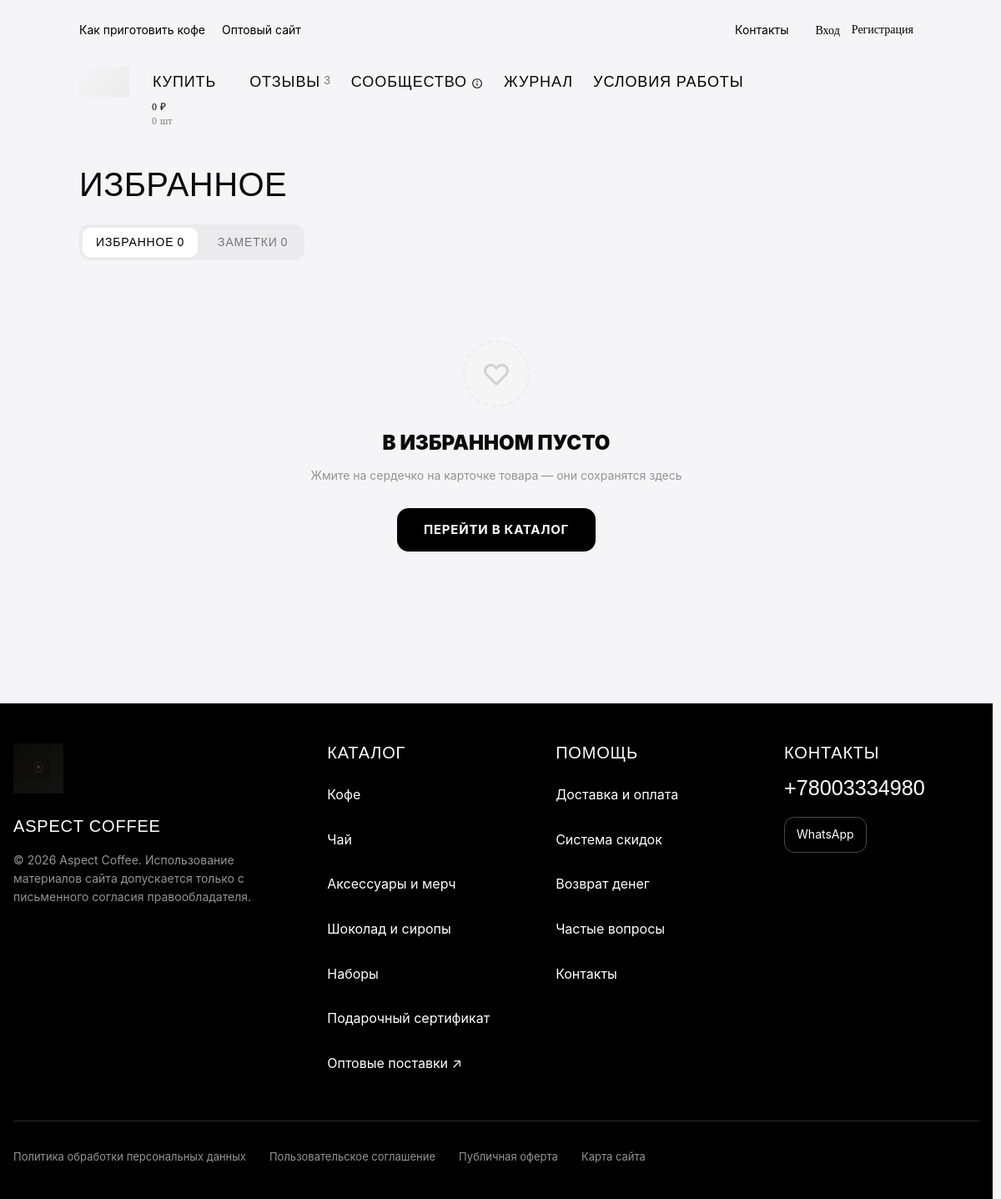
/my-favorites/, run on the app's committed database.
### apps/catalog/models.py (models this page shows, shortened)
class SiteSettings(models.Model):
    site_name = models.CharField(
        "Название сайта",
        max_length=120,
        default="Aspect Coffee",
        help_text="Используется в конструкции Title всех страниц: «{SEO заголовок} — {Название сайта}».",
    )
    wholesale_url = models.URLField(
        "Оптовый сайт",
        default="https://aspectcoffee.ru/?utm_source=im",
        help_text="Внешняя ссылка на оптовый сайт",
    )
    main_site_url = models.URLField(
        "Основной сайт бренда",
        default="https://aspectcoffee.ru",
        help_text="Базовая ссылка на основной сайт (О компании, Достижения и т.д.). Без / в конце.",
    )
    contact_phone = models.CharField("Телефон", max_length=32, default="+78003334980", blank=True)
    contact_telegram = models.CharField("Telegram", max_length=200, default="", blank=True)
    contact_whatsapp = models.CharField("WhatsApp", max_length=200, default="https://api.whatsapp.com/send?phone=79508382000", blank=True)
    free_delivery_min = models.PositiveIntegerField("Бесплатная доставка от (₽)", default=2500)
    enable_city_courier = models.BooleanField(
        "Курьер по городу (своя доставка)",
        default=False,
        help_text="Включайте только если у магазина есть собственная курьерская доставка.",
    )
    enable_pickup = models.BooleanField(
        "Самовывоз",
        default=False,
        help_text="Показывает покупателю вариант самовывоза из магазина.",
    )
    enable_cdek_pvz = models.BooleanField(
        "СДЭК — до пункта выдачи",
        default=True,
    )
    enable_cdek_door = models.BooleanField(
        "СДЭК — курьером до двери",
        default=True,
    )
    cart_guarantee_text = models.TextField(
        "Гарантия в корзине",
        default="Если кофе не понравится, вернем деньги или заменим на другой.",
        blank=True,
    )
    repeat_order_text = models.CharField(
        "Текст блока повторного заказа",
        max_length=255,
        default="Подписка на регулярную доставку",
        blank=True,
    )
    recurring_payments_enabled = models.BooleanField(
        "Автосписания и повторные заказы",
        default=True,
        help_text=(
            "Разрешает покупателям создавать повторные заказы и включает "
            "обработку запланированных списаний. Администратор может отключить "
            "функцию глобально в любой момент."
        ),
    )
    payment_timeout_minutes = models.PositiveIntegerField(
        "Таймаут оплаты (минут)",
        default=10,
        help_text="Время на оплату заказа в минутах. Если оплата не поступила, заказ будет автоматически отменён.",
    )
    success_title = models.CharField(
        "Заголовок страницы успешного заказа",
        max_length=120,
        default="Заказ оформлен!",
        blank=True,
    )
    success_message = models.TextField(
        "Текст страницы успешного заказа",
        default="Спасибо за ваш выбор. Мы уже начали готовить посылку.",
        blank=True,
    )
    success_footer = models.CharField(
        "Подпись страницы успешного заказа",
        max_length=160,
        default="Aspect Coffee • Fresh Roasting Daily",
        blank=True,
    )
    allow_recipe_without_order = models.BooleanField(
        "Разрешить добавление рецептов без заказа",
        default=False,
        help_text="Если включено, авторизованные п��льзователи могут добавлять рецепты без оформленного заказа.",
    )
    default_storage_description = RichTextUploadingField(
        "Шаблонное описание хранения",
        blank=True,
        help_text="Используется, если у товара не заполнено поле «Хранение».",
    )
    default_delivery_description = RichTextUploadingField(
        "Шаблонное описание доставки",
        blank=True,
        help_text="Используется, если у товара не заполнено поле «Доставка».",
    )
    roast_banner_is_active = models.BooleanField(
        "Показывать баннер обжарки",
        default=True,
        help_text="Если выключено, горизонтальный черный баннер с таймером на главной странице будет скрыт.",
    )
    roast_banner_title = models.CharField(
        "Заголовок баннера обжарки",
        max_length=255,
        default="Мы обжариваем кофе каждый день — следующая обжарка через",
        blank=True,
    )
    roast_banner_subtitle = models.CharField(
        "Подзаголовок баннера обжарки",
        max_length=255,
        default="Заказывайте сейчас — отправим в день обжарки",
        blank=True,
    )
    openness_title = models.CharField(
        "Заголовок блока открытости",
        max_length=200,
        default="Полная открытость",
        blank=True,
    )
    openness_description = models.TextField(
        "Описание блока открытости",
        default="Мы запустили круглосуточную трансляцию из нашего цеха обжарки и склада зелёного кофе, потому что нам нечего скрывать — у нас всегда полный порядок.",
        blank=True,
    )
    openness_stream_1_title = models.CharField(
        "Название стрима 1",
        max_length=100,
        default="Цех обжарки",
        blank=True,
    )
    openness_stream_1_url = models.CharField(
        "Ссылка стрима 1",
        max_length=500,
        default="#",
        blank=True,
    )
    openness_stream_1_image = models.ImageField(
        "Превью стрима 1",
        upload_to="openness/",
        blank=True,
        null=True,
        help_text="Фоновое изображение для карточки стрима 1. Если не указано — используется изображение по умолчанию.",
    )
    openness_stream_2_title = models.CharField(
        "Название стрима 2",
        max_length=100,
        default="Цех упаковки",
        blank=True,
    )
    openness_stream_2_url = models.CharField(
        "Ссылка стрима 2",
        max_length=500,
        default="#",
        blank=True,
    )
    openness_stream_2_image = models.ImageField(
        "Превью стрима 2",
        upload_to="openness/",
        blank=True,
        null=True,
        help_text="Фоновое изображение для карточки стрима 2. Если не указано — используется изображение по умолчанию.",
    )
    openness_stream_3_title = models.CharField(
        "Название стрима 3",
        max_length=100,
        default="Склад зелёного кофе",
        blank=True,
    )
    openness_stream_3_url = models.CharField(
        "Ссылка стрима 3",
        max_length=500,
        default="#",
        blank=True,
    )
    openness_stream_3_image = models.ImageField(
        "Превью стрима 3",
        upload_to="openness/",
        blank=True,
        null=True,
        help_text="Фоновое изображение для карточки стрима 3. Если не указано — используется изображение по умолчанию.",
    )
    class Meta:
        verbose_name = "Настройки сайта"
        verbose_name_plural = "Настройки сайта"
    @classmethod
    def load(cls):
        obj, _ = cls.objects.get_or_create(pk=1)
        return obj

### apps/users/views.py (the view)
# urls.py: path("my-favorites/", my_favorites_view, name="my_favorites"),
def my_favorites_view(request):
    article_bookmarks = []
    if request.user.is_authenticated:
        items = Wishlist.objects.filter(user=request.user).select_related("product").order_by("-added_at")
        notes = ProductNote.objects.filter(user=request.user).select_related("product").order_by("-updated_at")
        notes_dict = {n.product_id: n.text for n in notes}
        from apps.blog.models import ArticleBookmark
        article_bookmarks = ArticleBookmark.objects.filter(user=request.user).select_related("post").order_by("-added_at")
    else:
        from types import SimpleNamespace
        from apps.catalog.models import Product
        ids_raw = request.GET.get("ids", "")
        ids = [int(x) for x in ids_raw.split(",") if x.strip().isdigit()]
        prod_map = {p.id: p for p in Product.objects.filter(id__in=ids)} if ids else {}
        items = [SimpleNamespace(product=prod_map[i]) for i in ids if i in prod_map]
        notes = []
        notes_dict = {}
    return render(request, "users/my_favorites.html", {
        "wishlist_items": items,
        "product_notes": notes,
        "product_notes_dict": notes_dict,
        "article_bookmarks": article_bookmarks,
    })

### apps/users/templates/users/my_favorites.html (shortened to what this page needs)
{% extends "catalog/base.html" %}
{% load static catalog_extras %}
{% block content %}
<main>
<div class="container xl:pt-8 mb-10 md:mb-20">
  <div class="w-full">
    <div class="flex items-center min-h-[38px] mb-4 md:mb-6 py-1 border-b border-[var(--black-5)] px-4 -mx-4 sm:mx-0 sm:p-0 xl:border-0 xl:min-h-[auto]">
      <h1 class="text-[24px] m-0 xl:text-[40px]" style="font-family:'DIN Pro Black','DIN Pro Bold Fallback',sans-serif;text-transform:uppercase;line-height:1.2;">Избранное</h1>
    </div>
    <div class="w-full" id="my-favorites-page">
      <div class="tc-nav-tabs scrollbar-touch-hide mb-4">
        <ul class="tc-nav-tabs-list gap-x-2">
          <li><button type="button" class="nav-li active" data-tab="fav"><span class="mr-1 last:mr-0">Избранное</span><span id="tab-count-fav">{{ wishlist_items|length }}</span></button></li>
          <li><button type="button" class="nav-li" data-tab="notes" id="notes-tab-btn"><span class="mr-1 last:mr-0">Заметки</span><span id="tab-count-notes">{{ product_notes|length }}</span></button></li>
        </ul>
      </div>
      <div class="tab-panel" data-panel="fav">
        {% if wishlist_items %}
        <div class="grid grid-cols-1 sm:grid-cols-2 xl:grid-cols-3 2xl:grid-cols-4 gap-3 md:gap-6">
          {% for item in wishlist_items %}
            {% include "catalog/_product_card.html" with product=item.product %}
          {% endfor %}
        </div>
        {% else %}
        <div style="text-align:center;padding:80px 20px;display:flex;flex-direction:column;align-items:center;">
          <div style="width:80px;height:80px;background:#f5f5f5;border-radius:50%;display:flex;align-items:center;justify-content:center;margin-bottom:24px;border:2px dashed #ebebeb;">
            <svg style="width:36px;height:36px;color:rgba(0,0,0,0.15);" fill="none" stroke="currentColor" viewBox="0 0 24 24">
              <path stroke-linecap="round" stroke-linejoin="round" stroke-width="2" d="M4.318 6.318a4.5 4.5 0 000 6.364L12 20.364l7.682-7.682a4.5 4.5 0 00-6.364-6.364L12 7.636l-1.318-1.318a4.5 4.5 0 00-6.364 0z"/>
            </svg>
          </div>
          <p style="font-size:24px;font-weight:900;text-transform:uppercase;margin:0 0 8px;">В избранном пусто</p>
          <p style="color:rgba(0,0,0,0.4);font-size:14px;margin:0 0 28px;">Жмите на сердечко на карточке товара — они сохранятся здесь</p>
          <a href="{% url 'catalog:catalog' %}"
             style="background:#000;color:#fff;padding:14px 32px;border-radius:14px;font-weight:700;text-decoration:none;font-size:15px;text-transform:uppercase;letter-spacing:0.05em;transition:opacity 0.2s;"
             onmouseover="this.style.opacity='0.8'" onmouseout="this.style.opacity='1'">
            Перейти в каталог
          </a>
        </div>
        {% endif %}
      </div>
    </div>
  </div>
</div>
</main>
{% endblock %}

### apps/catalog/templates/catalog/partials/site_footer.html (shortened to what this page needs)
{% load static %}
<footer class="aspect-footer" aria-label="Подвал сайта">
  <div class="aspect-footer__inner">
    <section class="aspect-footer__brand">
      <a href="/" aria-label="Aspect Coffee — на главную">
        <img class="aspect-footer__logo"
             src="{% static 'asset/images/ic-logo-60.svg' %}"
             alt="Aspect Coffee"
             width="60"
             height="36"
             loading="lazy">
      </a>
      <p class="aspect-footer__name">{{ site_settings.site_name|default:"Aspect Coffee" }}</p>
      <p class="aspect-footer__copy">
        © {% now "Y" %} {{ site_settings.site_name|default:"Aspect Coffee" }}.
        Использование материалов сайта допускается только с письменного согласия правообладателя.
      </p>
    </section>
    <section>
      <h2 class="aspect-footer__title">Каталог</h2>
      <nav class="aspect-footer__links" aria-label="Разделы каталога">
        {% if footer_links_catalog %}
          {% for link in footer_links_catalog %}
            <a href="{{ link.url }}"{% if link.open_in_new_tab %} target="_blank" rel="noopener noreferrer"{% endif %}>{{ link.label }}</a>
          {% endfor %}
        {% else %}
          <a href="/coffee/">Кофе</a>
          <a href="/tea/">Чай</a>
          <a href="/accessories/">Аксессуары и мерч</a>
          <a href="/chocolate/">Шоколад и сиропы</a>
          <a href="/giftbox/">Наборы</a>
          <a href="/accessories/gift-certificate/">Подарочный сертификат</a>
          {% if site_settings.wholesale_url %}
            <a href="{{ site_settings.wholesale_url }}" target="_blank" rel="noopener noreferrer">Оптовые поставки ↗</a>
          {% endif %}
        {% endif %}
      </nav>
    </section>
    <section>
      <h2 class="aspect-footer__title">Помощь</h2>
      <nav class="aspect-footer__links" aria-label="Помощь покупателю">
        {% if footer_links_help %}
          {% for link in footer_links_help %}
            <a href="{{ link.url }}"{% if link.open_in_new_tab %} target="_blank" rel="noopener noreferrer"{% endif %}>{{ link.label }}</a>
          {% endfor %}
        {% else %}
          <a href="/shipment-and-payment/">Доставка и оплата</a>
          <a href="/discount-system/">Система скидок</a>
          <a href="/return-money/">Возврат денег</a>
          <a href="/faq/">Частые вопросы</a>
          <a href="/contact-us/">Контакты</a>
        {% endif %}
      </nav>
    </section>
    <section>
      <h2 class="aspect-footer__title">Контакты</h2>
      {% if site_settings.contact_phone %}
        <a class="aspect-footer__phone" href="tel:{{ site_settings.contact_phone }}">{{ site_settings.contact_phone }}</a>
      {% endif %}
      <div class="aspect-footer__socials">
        {% if site_settings.contact_whatsapp %}
          <a class="aspect-footer__social" href="{{ site_settings.contact_whatsapp }}" target="_blank" rel="noopener noreferrer">WhatsApp</a>
        {% endif %}
      </div>
    </section>
    <nav class="aspect-footer__legal" aria-label="Юридическая информация">
      <a href="/privacy/">Политика обработки персональных данных</a>
      <a href="/user-agreement/">Пользовательское соглашение</a>
      <a href="/public-offer/">Публичная оферта</a>
      <a href="/sitemap/">Карта сайта</a>
    </nav>
  </div>
</footer>

### data on the page
SiteSettings: site_name "ASPECT COFFEE", site_name "Aspect Coffee", contact_phone "+78003334980"

### other printed values
{{ published_reviews_count|floatformat:0 }} "3"
{{ cart_total|default:"0"|floatformat:0 }} "0"
{{ cart_total_items|default:"0" }} "0"
{{ wishlist_items|length }} "0"
{{ product_notes|length }} "0"
